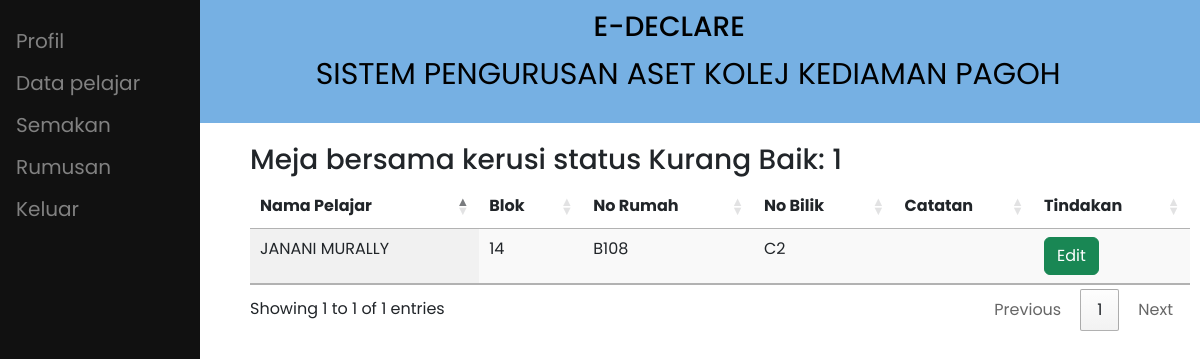
The page /ppas/mbbr_kurang_baik.php on the database its author committed.
### tables this page shows
CREATE TABLE `akuan` (
  `id_akuan` int(10) NOT NULL,
  `no_matrik` varchar(8) NOT NULL,
  `id_staff` int(10) DEFAULT NULL,
  `id_ppas` int(10) DEFAULT NULL,
  `lokasi` varchar(30) NOT NULL,
  `tarikh_akuan` date NOT NULL DEFAULT current_timestamp(),
  `status` varchar(255) NOT NULL DEFAULT '0',
  `tilam_catatan` varchar(50) NOT NULL,
  `tilam_status` varchar(255) NOT NULL,
  `katil_catatan` varchar(50) NOT NULL,
  `katil_status` varchar(255) NOT NULL,
  `almari_catatan` varchar(50) NOT NULL,
  `almari_status` varchar(255) NOT NULL,
  `kerusi_catatan` varchar(50) NOT NULL,
  `kerusi_status` varchar(255) NOT NULL,
  `mbbr_catatan` varchar(50) NOT NULL,
  `mbbr_status` varchar(255) NOT NULL,
  `no_kunci` varchar(255) DEFAULT NULL,
  `jenis_borang` varchar(255) NOT NULL,
  `kkp` varchar(255) NOT NULL,
  `disahkan` int(11) NOT NULL DEFAULT 0
);

CREATE TABLE `pelajar` (
  `no_matrik` varchar(8) NOT NULL,
  `nama_pelajar` varchar(50) NOT NULL,
  `email_pelajar` varchar(100) NOT NULL,
  `kata_laluan_p` varchar(100) NOT NULL,
  `sem_no` int(1) NOT NULL,
  `tahun` int(1) NOT NULL,
  `no_telefon_p` varchar(20) NOT NULL,
  `kkp` varchar(255) DEFAULT NULL,
  `aras` varchar(255) DEFAULT NULL,
  `no_rumah` varchar(255) DEFAULT NULL,
  `blok` varchar(255) DEFAULT NULL,
  `status` int(11) NOT NULL
);

### ppas/mbbr_kurang_baik.php (the view, shortened to what this page needs)
<?php
require "../conn.php";
$sql = "select count(*) as bilangan from akuan where mbbr_status = 'kurang'";
$result = $conn->query($sql);
if ($result->num_rows > 0) {
  while ($row = $result->fetch_assoc()) {
    $mbbr_ada = $row['bilangan'];
  }
}
?>
<!DOCTYPE html>
<html lang="en">
<head>
  <link rel="stylesheet" href="../css/style.css">
  <link href='https://unpkg.com/boxicons@2.1.2/css/boxicons.min.css' rel='stylesheet'>
  <link href="https://cdn.jsdelivr.net/npm/bootstrap@5.2.0-beta1/dist/css/bootstrap.min.css" rel="stylesheet">
  <link rel="stylesheet" href="https://cdn.datatables.net/1.12.1/css/jquery.dataTables.min.css">
  <link rel="stylesheet" href="https://cdn.datatables.net/buttons/2.2.3/css/buttons.dataTables.min.css">
  <link rel="stylesheet" href="../css/penerimaan_penyelia.css">
</head>
<body>
  <div class="header">
    <h3>&nbsp;&nbsp;&nbsp;&nbsp;&nbsp;&nbsp;&nbsp;&nbsp;&nbsp;&nbsp;&nbsp;&nbsp;&nbsp;&nbsp;&nbsp;&nbsp;&nbsp;&nbsp;&nbsp;E-DECLARE</h3>
    <p>&nbsp;&nbsp;&nbsp;&nbsp;&nbsp;&nbsp;&nbsp;&nbsp;&nbsp;&nbsp;&nbsp;&nbsp;&nbsp;&nbsp;&nbsp;&nbsp;&nbsp;&nbsp;&nbsp;&nbsp;&nbsp;&nbsp;SISTEM PENGURUSAN ASET KOLEJ KEDIAMAN PAGOH</p>
  </div>
  <?php include 'ppas_sidenav.php' ?>
  <div class="content">
    <h3>Meja bersama kerusi status Kurang Baik: <?php echo $mbbr_ada ?></h3>
    <table id="example" class="display table" style="width:100%">
      <thead>
        <tr>
          <th>Nama Pelajar</th>
          <th>Blok</th>
          <th>No Rumah</th>
          <th>No Bilik</th>
          <th>Catatan</th>
          <th>Tindakan</th>
        </tr>
      </thead>
      <tbody>
        <?php
        $sql = "SELECT * from akuan inner join pelajar on akuan.no_matrik = pelajar.no_matrik where mbbr_status = 'kurang'";
        $result = $conn->query($sql);
        if ($result->num_rows > 0) {
          while ($row = $result->fetch_assoc()) {
        ?>
            <tr>
              <td><?php echo $row['nama_pelajar'] ?></td>
              <td><?php echo $row['blok'] ?></td>
              <td><?php echo $row['aras'] ?></td>
              <td><?php echo $row['no_rumah'] ?></td>
              <td><?php echo $row['tilam_catatan'] ?></td>
              <td><a class="btn btn-success btn-block" href="edit_aset.php?mbbr=<?php echo $row['id_akuan']?>">Edit</a></td>
            </tr>
        <?php
          }
        }
        ?>
      </tbody>
    </table>
  </div>
</body>
</html>

### css/style.css (style rules this page uses)
* { margin: 0; padding: 0; box-sizing: border-box; font-family: "Poppins", sans-serif; }
body { position: relative; min-height: 100vh; width: 100%; overflow: hidden; overflow-y: scroll; }
.content { width: auto; height: 1200px; margin-left: 240px; position: relative; background: #fff; top: 10px; }
td, th { border: 1px solid #999; padding: 20px; }

### css/penerimaan_penyelia.css (style rules this page uses)
.header { padding: 10px; text-align: center; background: #76B0E3; color: black; font-size: 30px; }
.content { padding: 10px; }

### rows shown on the page
akuan: no_matrik.nama_pelajar "JANANI MURALLY", no_matrik.blok "14", no_matrik.aras "B108", no_matrik.no_rumah "C2"

### other values the page prints
$mbbr_ada "1"
